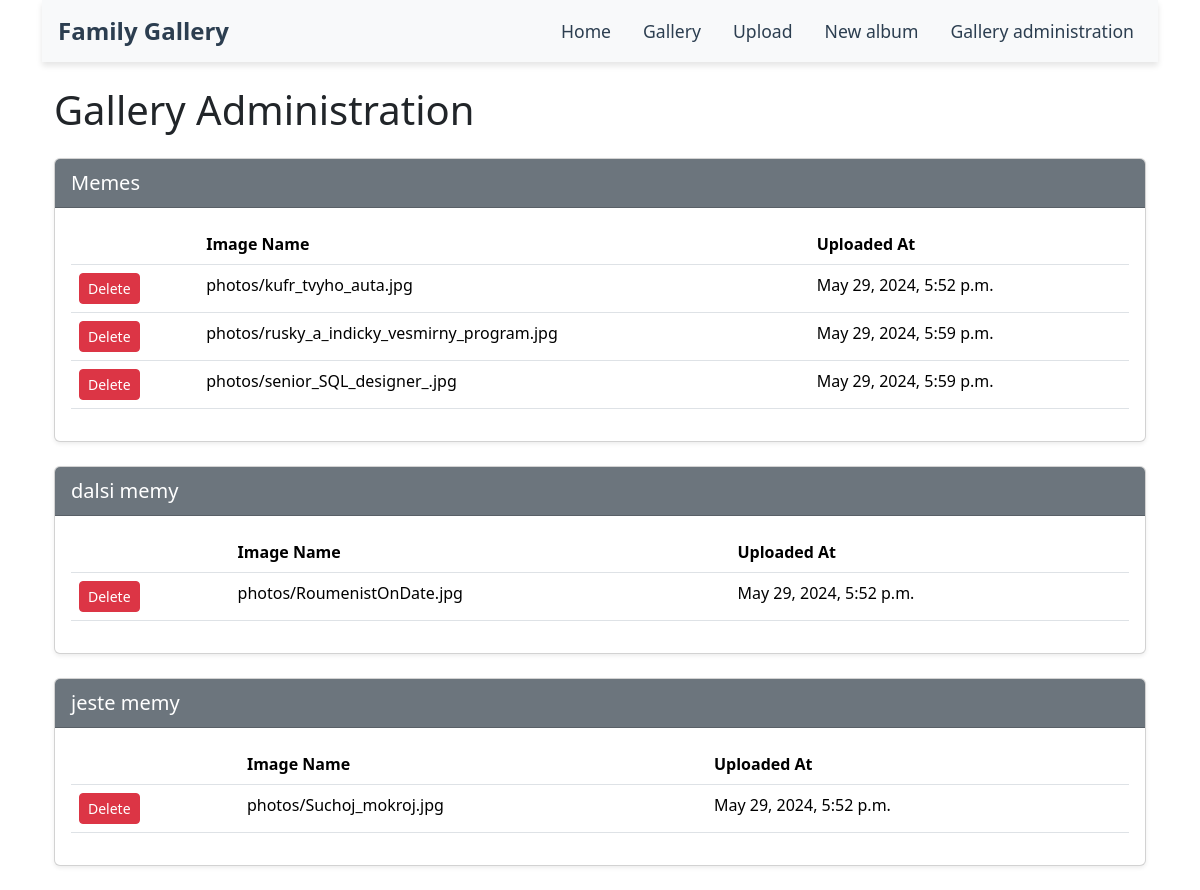
The app's page /gallery/gallery_administration/ with its own data.
### gallery_app/models.py (models this page shows, shortened)
class Group(models.Model):
    name = models.CharField(max_length=100)

class Photo(models.Model):
    image = models.ImageField(upload_to='photos/')
    group = models.ForeignKey(Group, on_delete=models.CASCADE, related_name='photos')
    image_hash = models.CharField(max_length=64, unique=True, blank=True, null=True)
    uploaded_at = models.DateTimeField(auto_now_add=True)

### gallery_app/views.py (the view)
# urls.py: path('gallery_administration/', gallery_administration, name='gallery_administration'),
def gallery_administration(request):
    groups = Group.objects.prefetch_related('photos').all()
    return render(request, 'gallery/gallery_administration.html', {'groups': groups})

### gallery_app/templates/gallery/gallery_administration.html (shortened to what this page needs)
{% extends "base.html" %}
{% block content %}
<div class="container mt-4">
    <h1 class="mb-4">Gallery Administration</h1>
    {% if groups %}
        {% for group in groups %}
            <div class="card mb-4 shadow-sm">
                <div class="card-header text-white" style="background-color: #6c757d; padding: 0.75rem 1rem;">
                    <h5 class="my-0">{{ group.name }}</h5>
                </div>
                <div class="card-body">
                    <div class="table-responsive">
                        <table class="table table-hover">
                            <thead class="thead-light">
                                <tr>
                                    <th scope="col"></th>
                                    <th scope="col">Image Name</th>
                                    <th scope="col">Uploaded At</th>
                                </tr>
                            </thead>
                            <tbody>
                                {% for photo in group.photos.all %}
                                    <tr>
                                        <td>
                                            <form method="post" action="{% url 'delete_photo' photo.id %}">
                                                <button type="submit" class="btn btn-danger btn-sm">Delete</button>
                                            </form>
                                        </td>
                                        <td>{{ photo.image.name }}</td>
                                        <td>{{ photo.uploaded_at|date:"F j, Y, g:i a" }}</td>
                                    </tr>
                                {% endfor %}
                            </tbody>
                        </table>
                    </div>
                </div>
            </div>
        {% endfor %}
    {% else %}
        <div class="alert alert-warning" role="alert">
            No photos available.
        </div>
    {% endif %}
</div>
{% endblock %}

### gallery_app/templates/base.html (style rules this page uses)
body { font-family: 'Segoe UI', Tahoma, Geneva, Verdana, sans-serif; }

### records on screen
Group: name "Memes"
Photo: image.name "photos/kufr_tvyho_auta.jpg", uploaded_at "May 29, 2024, 5:52 p.m."
Photo: image.name "photos/rusky_a_indicky_vesmirny_program.jpg", uploaded_at "May 29, 2024, 5:59 p.m."
Photo: image.name "photos/senior_SQL_designer_.jpg", uploaded_at "May 29, 2024, 5:59 p.m."
Group: name "dalsi memy"
Photo: image.name "photos/RoumenistOnDate.jpg", uploaded_at "May 29, 2024, 5:52 p.m."
Group: name "jeste memy"
Photo: image.name "photos/Suchoj_mokroj.jpg", uploaded_at "May 29, 2024, 5:52 p.m."
